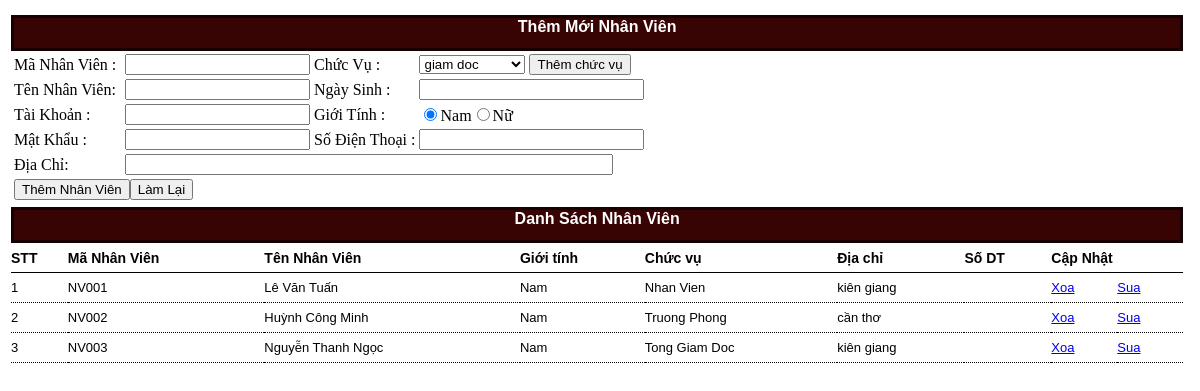
Screenshot of /nhanvien.php (signed in) with the database file from the repository.
### tables this page shows
CREATE TABLE IF NOT EXISTS `nhanvien` (
  `ma_nv` varchar(10) NOT NULL,
  `ten_nv` varchar(50) NOT NULL,
  `ma_cv` varchar(10) NOT NULL,
  `tai_khoan` varchar(50) NOT NULL,
  `mat_khau` varchar(20) NOT NULL,
  `ngay_sinh` date NOT NULL,
  `gioi_tinh` text NOT NULL,
  `dia_chi` text NOT NULL,
  `so_dien_thoai` varchar(13) NOT NULL,
  `admin` varchar(11) NOT NULL DEFAULT '0',
  PRIMARY KEY (`ma_nv`)
);

CREATE TABLE IF NOT EXISTS `chuc_vu` (
  `ma_cv` varchar(10) NOT NULL,
  `ten_cv` text NOT NULL,
  PRIMARY KEY (`ma_cv`)
);

### nhanvien.php (the view, shortened to what this page needs)
<?php
    $control=$_GET['control'];
    $thaotac = $_GET['thaotac'];
?>
<!DOCTYPE html PUBLIC "-//W3C//DTD XHTML 1.0 Transitional//EN" "http://www.w3.org/TR/xhtml1/DTD/xhtml1-transitional.dtd">
<html xmlns="http://www.w3.org/1999/xhtml">
<head>
<link rel="stylesheet" type="text/css" href="style.css">
</head>
<body>
<div>
    <table width="100%">
    <tr>
    <td colspan="4">
    </td>
    </tr>
    <tr>
    <td valign="top">
    		<?php
		if(isset($control))
		{
		    echo"<div id='form1' style='display:none;'>";
		}
		else
		{
		    echo"<div id='form1'>";
		}
		?>
                <div class="area-title" style="color:#ffffff;text-align:center;font-family:sans-serif;font-weight:bold;">
      Thêm Mới Nhân Viên</div>
                <div>
                <form action="<?php echo $SCRIPT_NAME; ?>" method="POST">
                    <table>
                        <tr>
                          <td width="107">Mã Nhân Viên :</td><td width="161"><input name="ma_nv" type="text" id="ma_nv" value="<?php echo $row12['ma_nv']; ?>"></td>
                          <td>Chức Vụ : </td><td width="225">
                        <select name="chuc_vu" id="chuc_vu">
                        <?php
                            $str5="select * from chuc_vu";
                            $sql5=mysql_query($str5);
                            while($row5=mysql_fetch_assoc($sql5))
                            {
                                if($row5['ma_cv']==$row12['ma_cv']){
                                echo"<option selected=true value='".$row5['ma_cv']."'>".$row5['ten_cv']."</option>";
                                }
                                else
                                {
                                 echo"<option value='".$row5['ma_cv']."'>".$row5['ten_cv']."</option>";
                                 }
                            }
                        ?>
                        </select>
                        <input type="button" value="Thêm chức vụ" onclick="show_form();" /></td></tr>
                        <tr>
                          <td>Tên Nhân Viên:</td><td><input name="ten_nv" type="text" id="ten_nv" value="<?php echo $row12['ten_nv']; ?>"></td><td>Ngày Sinh :</td><td><input name="ngay_sinh" type="text" id="ngay_sinh" value="<?php echo $row12['ngay_sinh']; ?>" style="width:217px;"></td></tr>
                        <tr>
                          <td>Tài Khoản : </td><td><input type="text" name="tai_khoan" id="tai_khoan" value="<?php echo $row12['tai_khoan']; ?>"></td><td>Giới Tính :</td><td>
			  <?php
                          if($row12[gioi_tinh]=="nam")
                          {
                          echo "<input type='radio' name='gioi_tinh' checked='checked' value='nam' />Nam<input type='radio' name='gioi_tinh' value='nu'/>Nữ";
                          }else if($row12[gioi_tinh]=="nu")
                          {
                          echo "<input type='radio' name='gioi_tinh'  value='nam' />Nam<input type='radio' name='gioi_tinh' value='nu' checked='checked'/>Nữ";
                          }
                          else{
                            echo "<input type='radio' name='gioi_tinh' checked='checked' value='nam' />Nam<input type='radio' name='gioi_tinh' value='nu'/>Nữ";
                          }
                          ?>
			  </td></tr>
                        <tr>
                      <td>Mật Khẩu :</td><td><input name="mat_khau" type="password" id="mat_khau" value="<?php echo $row12['mat_khau']; ?>"></td><td>Số Điện Thoại :</td><td> <input type="text" name="sdt" id="sdt" value="<?php echo $row12['so_dien_thoai']; ?>" style="width:217px;" /></td></tr>
                        <tr>
                      <td>Địa Chỉ:</td><td colspan=3>
                        <input type="text" name="dia_chi" id="dia_chi" value="<?php echo $row12['dia_chi']; ?>" style="width:480px;"/>
                      </td></tr>
                        <tr><td colspan="4"><input type="submit" onclick="return checknhanvien();" value="<?php if($thaotac=="edit"){ echo "Sửa Thông Tin";}else{ echo "Thêm Nhân Viên";}  ?>" /><input type="reset" value="Làm Lại" /></td></tr>
                    </table>
                </form>
                </div>
            </div>
            </td>
            <td valign="top">
          </td></tr><tr>
          <td valign="top">
                <?php
                if(isset($control))
        		{
        		    echo"<div id='form3' style='display:none;'>";
        		}
        		else
        		{
        		    echo"<div id='form3'>";
        		}
        		?>
                    <div class="area-title" style="text-align:center;color: #ffffff;font-family: sans-serif;font-weight: bold;">Danh Sách Nhân Viên</div>
                    <div>
                            <table width="100%" border="0" cellpadding="0" cellspacing="0">
                            <tr style="font-family:sans-serif;font-size:14px;font-weight:bold;height:30px;"><td style="border-bottom: 1px solid #000000;">STT</td>
                            <td style="border-bottom: 1px solid #000000;">Mã Nhân Viên</td>
                            <td style="border-bottom: 1px solid #000000;">Tên Nhân Viên</td>
                            <td style="border-bottom: 1px solid #000000;">Giới tính</td>
                            <td style="border-bottom: 1px solid #000000;">Chức vụ</td>
                            <td style="border-bottom: 1px solid #000000;">Địa chỉ</td>
                            <td style="border-bottom: 1px solid #000000;">Số DT</td>
                            <td style="border-bottom: 1px solid #000000;" colspan="2">Cập Nhật</td>
                            </tr>
                                    <?php
                                            $str11="select ma_nv,ten_nv,gioi_tinh,dia_chi,so_dien_thoai,ten_cv from nhanvien a,chuc_vu b where a.ma_cv=b.ma_cv";
                                            $sql11=mysql_query($str11);
                                            $i=0;
                                            while($row11=mysql_fetch_assoc($sql11))
                                            {
                                                $i=$i+1;
                                                echo"<tr id='hang".$i."' onmouseover=\"doi_mau_hang('hang".$i."','#fd9104');\" onmouseout=\"huy_mau_hang('hang".$i."');\" style='font-family:sans-serif;font-size:13px;height:30px;'><td style='border-bottom:1px dotted #000000;'>".$i."</td>
                                                <td style='border-bottom:1px dotted #000000;'>".$row11['ma_nv']."</td>
                                                <td style='border-bottom:1px dotted #000000;'>".$row11['ten_nv']."</td>
                                                <td style='border-bottom:1px dotted #000000;'>".ucwords($row11['gioi_tinh'])."</td>
                                                <td style='border-bottom:1px dotted #000000;'>".ucwords($row11['ten_cv'])."</td>
												<td style='border-bottom:1px dotted #000000;'>".$row11['dia_chi']."</td>
												<td style='border-bottom:1px dotted #000000;'>".$row11['sdt']."</td>
                                                <td style='border-bottom:1px dotted #000000;'><a href='nhanvien.php?thaotac=delete&ma_nv=".$row11['ma_nv']."' onclick=\"return check('".$row11['ten_nv']."')\">Xoa</a></td>
                                                <td style='border-bottom:1px dotted #000000;'><a href='nhanvien.php?thaotac=edit&ma_nv=".$row11['ma_nv']."'>Sua</a></td>
                                                </tr>";
                                            }
                                    ?>
                            </table>
                    </div>
                </div>
          </td>
          </tr></table>
</div>
</body>
</html>

### style.css (style rules this page uses)
.area-title { background:#380303;border:3px solid #150101;height:30px; }

### rows the page displays
nhanvien: ma_nv "NV001", ten_nv "Lê Văn Tuấn", gioi_tinh "Nam", chuc_vu.ten_cv "Nhan Vien", dia_chi "kiên giang"
nhanvien: ma_nv "NV002", ten_nv "Huỳnh Công Minh", gioi_tinh "Nam", chuc_vu.ten_cv "Truong Phong", dia_chi "cần thơ"
nhanvien: ma_nv "NV003", ten_nv "Nguyễn Thanh Ngọc", gioi_tinh "Nam", chuc_vu.ten_cv "Tong Giam Doc", dia_chi "kiên giang"

### other values shown
form field chuc_vu "giam doc"
